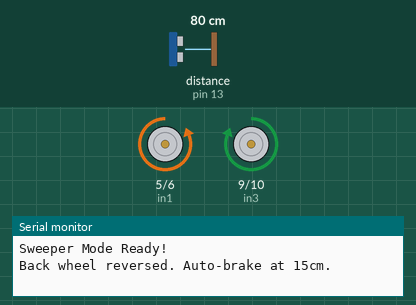
Simulated run of this sketch. Board: Arduino Uno, built with avr-gcc and run on an emulated ATmega328P. On the bench: motor-driver pin pairs drawn as motors (green arrow = first pin HIGH = forward, orange = second pin HIGH = backward, longer = more drive, scaled by the enable pin), the last lines printed to the serial monitor. Wiring (inferred from the names in the program): ultrasonic range finder: trigger pin 12; echo pin 13. Inputs (shaded band) come from the test bench; at power-on: distance to the obstacle (sensor on pin 13) 80 cm. The echo pulse lasts 58.3 µs per cm.

Above: at 1.2 s.
1.3 s: distance to the obstacle (sensor on pin 13) set to 17 cm
2.8 s: distance to the obstacle (sensor on pin 13) set to 13 cm
At 3.3 s:
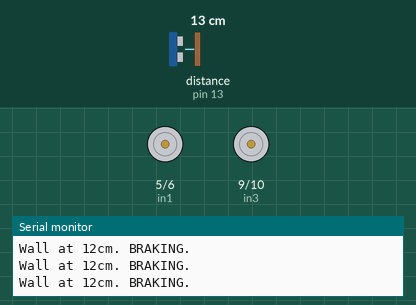
4.3 s: distance to the obstacle (sensor on pin 13) set to 18 cm
At 5.5 s:
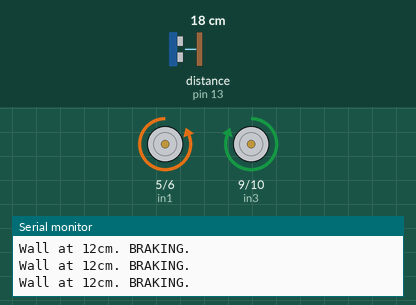
5.8 s: distance to the obstacle (sensor on pin 13) set to 2 cm
At 6.4 s:
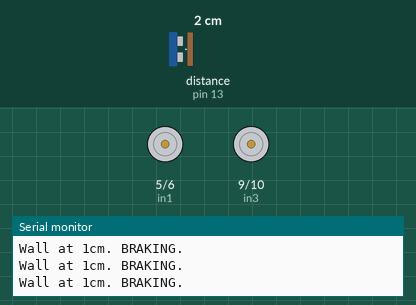
Timing chart, 0 to 8.3 s (numbered marks = the images above; inputs shaded):
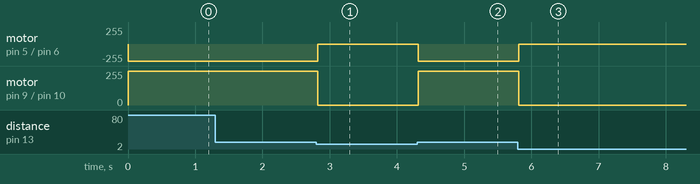

Measured:
- the behaviour switches between 16 and 15 cm on distance to the obstacle (sensor on pin 13) (found by bisection; images 0 and 1)
- after the input at 1.3 s, every drawn part: stays the same
- after the input at 2.8 s, motor on pin 5 (in1) / pin 6 (in2): backward 255/255 → stopped at once; motor on pin 9 (in3) / pin 10 (in4): forward 255/255 → stopped at once
- after the input at 4.3 s, motor on pin 5 (in1) / pin 6 (in2): stopped → backward 255/255 at once; motor on pin 9 (in3) / pin 10 (in4): stopped → forward 255/255 at once
- after the input at 5.8 s, motor on pin 5 (in1) / pin 6 (in2): backward 255/255 → stopped at once; motor on pin 9 (in3) / pin 10 (in4): forward 255/255 → stopped at once

The sketch:

main.ino
```cpp
// --- SPEED PINS ---
const int ena = 3;  // Back Drive Wheel Speed (OUT1/OUT2)
const int enb = 11; // Rotating Disks Speed (OUT3/OUT4)

// --- BACK DRIVE WHEEL PINS ---
const int in1 = 5;
const int in2 = 6;

// --- FRONT ROTATING DISKS PINS ---
const int in3 = 9;
const int in4 = 10;

// --- ULTRASONIC SENSOR PINS ---
const int trigPin = 12;
const int echoPin = 13;

// Set to 255 for maximum power to prevent stalling
int driveSpeed = 255;
int diskSpeed = 255;

void setup() {
  Serial.begin(9600);

  pinMode(ena, OUTPUT); pinMode(enb, OUTPUT);
  pinMode(in1, OUTPUT); pinMode(in2, OUTPUT);
  pinMode(in3, OUTPUT); pinMode(in4, OUTPUT);

  pinMode(trigPin, OUTPUT);
  pinMode(echoPin, INPUT);

  // Apply power to both motor channels
  analogWrite(ena, driveSpeed);
  analogWrite(enb, diskSpeed);

  Serial.println("Sweeper Mode Ready!");
  Serial.println("Back wheel reversed. Auto-brake at 15cm.");
}

void loop() {
  // 1. --- MEASURE DISTANCE ---
  digitalWrite(trigPin, LOW);
  delayMicroseconds(2);
  digitalWrite(trigPin, HIGH);
  delayMicroseconds(10);
  digitalWrite(trigPin, LOW);

  long duration = pulseIn(echoPin, HIGH, 25000);
  long distance = duration * 0.034 / 2;

  // 2. --- ACTION LOGIC ---
  if (distance > 0 && distance < 15) {
    // WALL DETECTED! Hit the brakes on everything.
    Serial.print("Wall at "); Serial.print(distance); Serial.println("cm. BRAKING.");

    // Stop Back Drive Wheel
    digitalWrite(in1, LOW); digitalWrite(in2, LOW);

    // Stop Front Rotating Disks
    digitalWrite(in3, LOW); digitalWrite(in4, LOW);

  } else {
    // PATH IS CLEAR! Turn everything on.

    // REVERSED: Back Drive Wheel
    digitalWrite(in1, LOW); digitalWrite(in2, HIGH);

    // Spin Front Rotating Disks (Untouched)
    digitalWrite(in3, HIGH); digitalWrite(in4, LOW);
  }

  delay(50); // Tiny delay to stabilize the sensor readings
}
```
